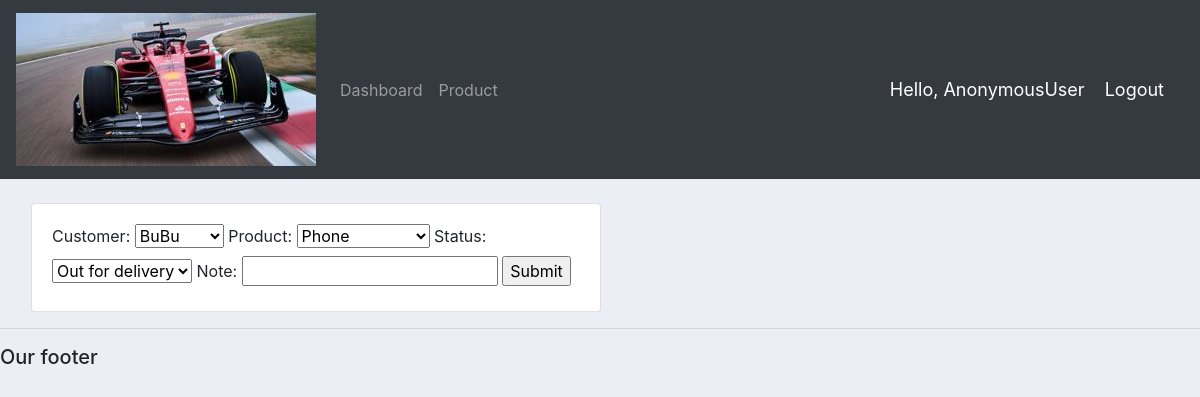
/update_order/8, run on an earlier commit of the app's database.
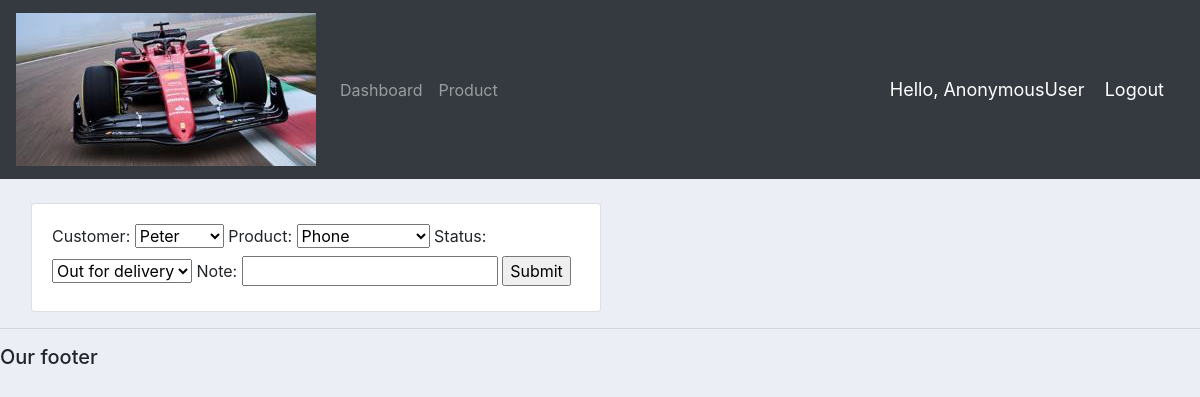
And on a later commit of the database.
### accounts/models.py (models this page shows, shortened)
class Order(models.Model):
    STATUS = (
        ('Pending', 'Pending'), #(A,B) - A -> Value to be set, B -> value seen in the list
        ('Out for delivery', 'Out for delivery'),
        ('Delivered', 'Delivered'),
    )
    customer = models.ForeignKey(Customer, null=True, on_delete= models.SET_NULL)
    product = models.ForeignKey(Product, null=True, on_delete= models.SET_NULL)
    status = models.CharField(max_length=200, null=True, choices=STATUS)
    date_created = models.DateTimeField(auto_now_add=True, null=True)
    note = models.CharField(max_length=1000, null=True)

### accounts/views.py (the view)
# urls.py: path('update_order/<str:pk>', views.updateOrder, name="crm-update-order"),
def updateOrder(request, pk):
    order = Order.objects.get(id=pk)
    form = OrderForm(instance=order)
    if request.method == 'POST':
        form = OrderForm(request.POST, instance=order)
        if form.is_valid():
            form.save() # Saving to Database
            return redirect('/')
    context = {
        'form': form,
        }
    return render(request, 'accounts/update_form.html', context)

### accounts/forms.py
class OrderForm(ModelForm):
    class Meta:
        model = Order # Which model we built form for
        fields = '__all__'  # If we want use only selected fields then use list ex. ['customer', 'product'].

### accounts/models.py (called while the page is built)
    def __str__(self):
        return self.name

    def __str__(self):
        return self.name

### accounts/templates/accounts/update_form.html (shortened to what this page needs)
{% extends 'accounts/main.html' %}
{% load static %}
{% block content %}
<br>
<div class="row ml-3">
    <div class="col-md-6">
        <div class="card card-body">
            <form action="" method="POST">
                {{form}}
                <input type="submit" name="submit" value="Submit">
            </form>
        </div>
    </div>
</div>
{% endblock %}

What changed in the data, as far as the page shows it:
changed Order "Phone": customer "BuBu" → "Peter"
